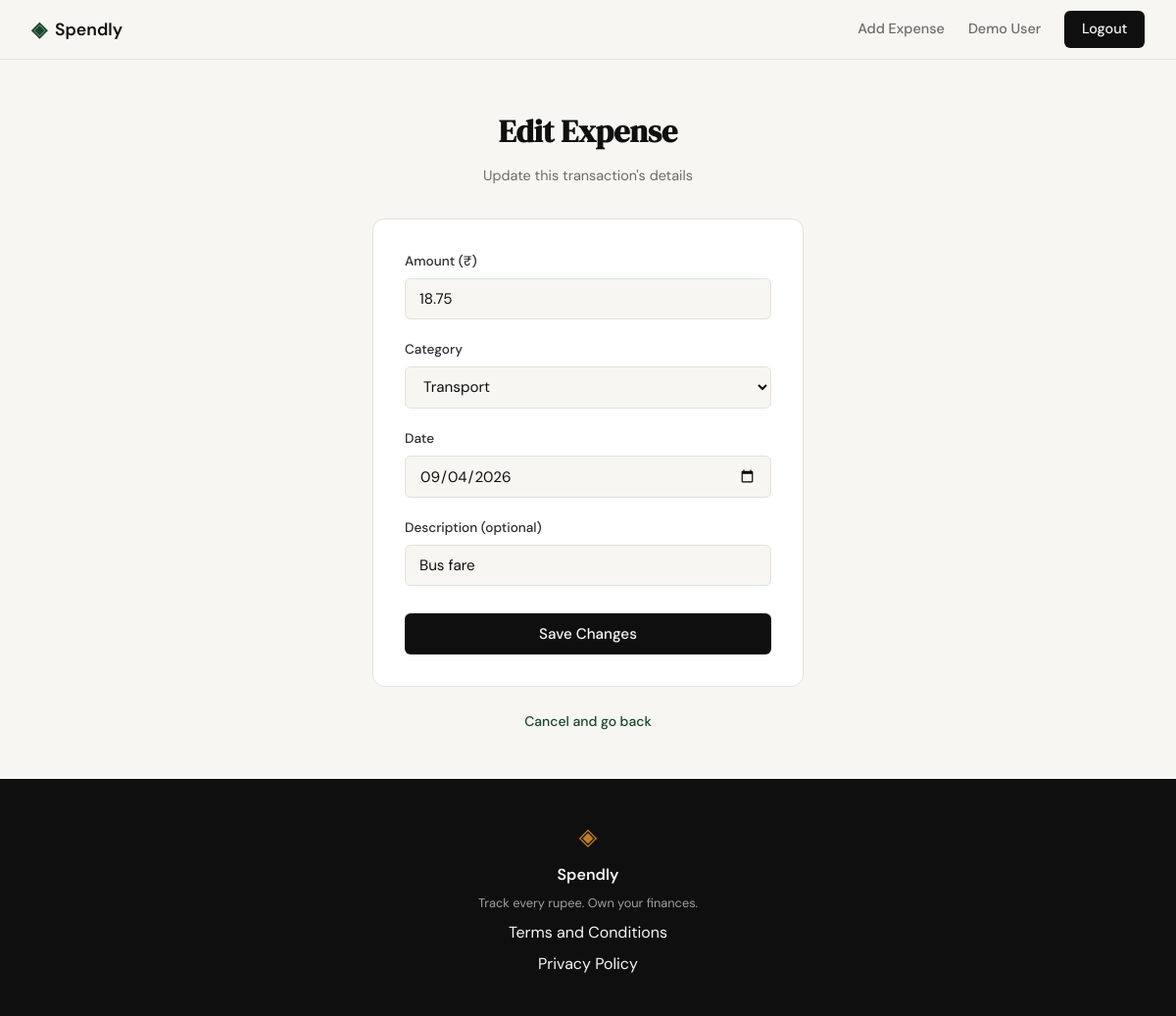
The app's page /expenses/2/edit (signed in) with its own data.
### tables this page shows
CREATE TABLE expenses (
            id INTEGER PRIMARY KEY AUTOINCREMENT,
            user_id INTEGER NOT NULL,
            amount REAL NOT NULL,
            category TEXT NOT NULL,
            date TEXT NOT NULL,
            description TEXT,
            created_at TIMESTAMP NOT NULL DEFAULT CURRENT_TIMESTAMP,
            FOREIGN KEY (user_id) REFERENCES users(id)
        );

### app.py (the view, shortened to what this page needs)
@app.route("/expenses/<int:id>/edit", methods=["GET", "POST"])
def edit_expense(id):
    if not session.get("user_id"):
        return redirect(url_for("login"))
    user_id = session["user_id"]
    expense = get_expense_by_id(id, user_id)
    if expense is None:
        abort(404)
    if request.method == "GET":
        form_values = {
            "amount": expense["amount"],
            "category": expense["category"],
            "date": expense["date"],
            "description": expense["description"] or "",
        }
        return render_template(
            "edit_expense.html", expense=expense, categories=CATEGORIES, form_values=form_values
        )

### database/db.py (called while the page is built)
def get_db():
    conn = sqlite3.connect(DB_PATH)
    conn.row_factory = sqlite3.Row
    conn.execute("PRAGMA foreign_keys = ON")
    return conn

### database/queries.py (called while the page is built)
def get_expense_by_id(expense_id, user_id):
    conn = get_db()
    try:
        row = conn.execute(
            "SELECT * FROM expenses WHERE id = ? AND user_id = ?", (expense_id, user_id)
        ).fetchone()
        return dict(row) if row else None
    finally:
        conn.close()

### templates/edit_expense.html (shortened to what this page needs)
{% extends "base.html" %}
{% block content %}
<section class="auth-section">
    <div class="auth-container">
        <div class="auth-header">
            <h1 class="auth-title">Edit Expense</h1>
            <p class="auth-subtitle">Update this transaction's details</p>
        </div>
        <div class="auth-card">
            <form method="POST" action="{{ url_for('edit_expense', id=expense.id) }}">
                <div class="form-group">
                    <label for="amount">Amount (₹)</label>
                    <input type="number" id="amount" name="amount"
                           class="form-input" step="0.01" min="0.01"
                           placeholder="0.00" value="{{ form_values.amount }}" required>
                </div>
                <div class="form-group">
                    <label for="category">Category</label>
                    <select id="category" name="category" class="form-input" required>
                        {% for cat in categories %}
                        <option value="{{ cat }}" {% if form_values.category == cat %}selected{% endif %}>{{ cat }}</option>
                        {% endfor %}
                    </select>
                </div>
                <div class="form-group">
                    <label for="date">Date</label>
                    <input type="date" id="date" name="date"
                           class="form-input" value="{{ form_values.date }}" required>
                </div>
                <div class="form-group">
                    <label for="description">Description (optional)</label>
                    <input type="text" id="description" name="description"
                           class="form-input" maxlength="200"
                           placeholder="e.g. Groceries" value="{{ form_values.description }}">
                </div>
                <button type="submit" class="btn-submit">Save Changes</button>
            </form>
        </div>
        <p class="auth-switch">
            <a href="{{ url_for('profile') }}">Cancel and go back</a>
        </p>
    </div>
</section>
{% endblock %}

### static/css/style.css (style rules this page uses)
:root { --ink: #0f0f0f; --ink-soft: #2d2d2d; --ink-muted: #6b6b6b; --ink-faint: #a0a0a0; --paper: #f7f6f3; --paper-warm: #f0ede6; --paper-card: #ffffff; --accent: #1a472a; --accent-light: #e8f0eb; --accent-2: #c17f24; --accent-2-light: #fdf3e3; --danger: #c0392b; --danger-light: #fdecea; --border: #e4e1da; --border-soft: #eeebe4; --font-display: 'DM Serif Display', Georgia, serif; --font-body: 'DM Sans', system-ui, sans-serif; --max-width: 1200px; --auth-width: 440px; --radius-sm: 6px; --radius-md: 12px; --radius-lg: 20px; }
*, *::before, *::after { box-sizing: border-box; margin: 0; padding: 0; }
html { font-size: 16px; scroll-behavior: smooth; }
body { background: var(--paper); color: var(--ink); font-family: var(--font-body); font-size: 1rem; line-height: 1.6; -webkit-font-smoothing: antialiased; }
a { color: inherit; text-decoration: none; }
.auth-section { min-height: calc(100vh - 60px - 100px); display: flex; align-items: center; justify-content: center; padding: 3rem 2rem; }
.auth-container { width: 100%; max-width: var(--auth-width); }
.auth-header { text-align: center; margin-bottom: 2rem; }
.auth-title { font-family: var(--font-display); font-size: 2rem; color: var(--ink); margin-bottom: 0.5rem; }
.auth-subtitle { font-size: 0.9rem; color: var(--ink-muted); }
.auth-card { background: var(--paper-card); border: 1px solid var(--border); border-radius: var(--radius-md); padding: 2rem; margin-bottom: 1.5rem; }
.form-group { margin-bottom: 1.25rem; }
.form-group label { display: block; font-size: 0.85rem; font-weight: 500; color: var(--ink-soft); margin-bottom: 0.4rem; }
.form-input { width: 100%; padding: 0.6rem 0.875rem; border: 1px solid var(--border); border-radius: var(--radius-sm); font-family: var(--font-body); font-size: 0.95rem; color: var(--ink); background: var(--paper); outline: none; transition: border-color 0.2s; }
.form-input::placeholder { color: var(--ink-faint); }
.btn-submit { width: 100%; padding: 0.7rem; background: var(--ink); color: var(--paper); border: none; border-radius: var(--radius-sm); font-family: var(--font-body); font-size: 0.95rem; font-weight: 500; cursor: pointer; transition: background 0.2s; margin-top: 0.5rem; }
.auth-switch { text-align: center; font-size: 0.875rem; color: var(--ink-muted); }
.auth-switch a { color: var(--accent); font-weight: 500; }

### records on screen
expenses: amount "18.75", category "Transport", date "09/04/2026", description "Bus fare"

### other values on screen
{{ session.get('user_name', 'Profile') }} "Demo User"
